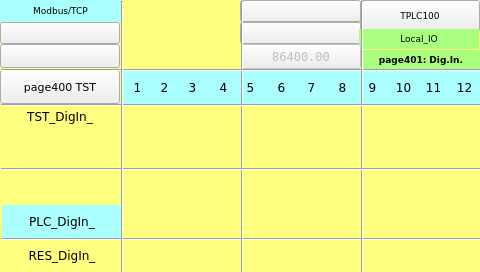
<?xml version="1.0" encoding="UTF-8"?>
<ui version="4.0">
<class>page401</class>
<widget class="QWidget" name="page401">
<property name="geometry">
<rect>
<x>0</x>
<y>0</y>
<width>480</width>
<height>272</height>
</rect>
</property>
<property name="minimumSize">
<size>
<width>480</width>
<height>272</height>
</size>
</property>
<property name="maximumSize">
<size>
<width>480</width>
<height>272</height>
</size>
</property>
<property name="windowTitle">
<string>page401</string>
</property>
<property name="styleSheet">
<string notr="true">QWidget#page401
{
background-color: rgb(255, 255, 127);
}</string>
</property>
<widget class="ATCMled" name="atcmLed_PLC_DigOut_19">
<property name="geometry">
<rect>
<x>210</x>
<y>240</y>
<width>31</width>
<height>34</height>
</rect>
</property>
<property name="toolTip">
<string>RES_DigIn_4</string>
</property>
<property name="whatsThis">
<string>ATCMled widget</string>
</property>
<property name="variable">
<string>RES_DigIn_4</string>
</property>
<property name="refresh">
<number>500</number>
</property>
<property name="viewStatus">
<bool>false</bool>
</property>
<property name="visibilityVar">
<string>TST_DigIn_4</string>
</property>
<property name="onIcon">
<iconset>
<normaloff>:/on.png</normaloff>:/on.png</iconset>
</property>
<property name="offIcon">
<iconset>
<normaloff>:/off.png</normaloff>:/off.png</iconset>
</property>
<property name="font">
 <font>
  <family>DejaVu Sans</family>
  <pointsize>8</pointsize>
 </font>
</property>
</widget>
<widget class="QLabel" name="label_PLC_DigIn_1">
<property name="geometry">
<rect>
<x>122</x>
<y>70</y>
<width>31</width>
<height>34</height>
</rect>
</property>
<property name="font">
<font>
<family>DejaVu Sans</family>
  <pointsize>9</pointsize>
</font>
</property>
<property name="styleSheet">
<string notr="true">background-color: rgb(170, 255, 255);</string>
</property>
<property name="text">
<string>1</string>
</property>
<property name="alignment">
<set>Qt::AlignCenter</set>
</property>
</widget>
<widget class="ATCMled" name="atcmLed_PLC_DigIn_2">
<property name="geometry">
<rect>
<x>148</x>
<y>102</y>
<width>31</width>
<height>34</height>
</rect>
</property>
<property name="toolTip">
<string>TST_DigIn_2</string>
</property>
<property name="whatsThis">
<string>ATCMled widget</string>
</property>
<property name="variable">
<string>TST_DigIn_2</string>
</property>
<property name="refresh">
<number>500</number>
</property>
<property name="viewStatus">
<bool>false</bool>
</property>
<property name="visibilityVar">
<string/>
</property>
<property name="onIcon">
<iconset>
<normaloff>:/on.png</normaloff>:/on.png</iconset>
</property>
<property name="offIcon">
<iconset>
<normaloff>:/off.png</normaloff>:/off.png</iconset>
</property>
<property name="font">
 <font>
  <family>DejaVu Sans</family>
  <pointsize>8</pointsize>
 </font>
</property>
</widget>
<widget class="QLabel" name="label_PLC_DigIn_13">
<property name="geometry">
<rect>
<x>0</x>
<y>100</y>
<width>120</width>
<height>33</height>
</rect>
</property>
<property name="font">
<font>
<family>DejaVu Sans</family>
  <pointsize>9</pointsize>
</font>
</property>
<property name="styleSheet">
<string notr="true">background-color: rgb(255, 255, 127);</string>
</property>
<property name="text">
<string>TST_DigIn_</string>
</property>
<property name="alignment">
<set>Qt::AlignCenter</set>
</property>
</widget>
<widget class="ATCMled" name="atcmLed_PLC_DigIn_20">
<property name="geometry">
<rect>
<x>180</x>
<y>207</y>
<width>31</width>
<height>34</height>
</rect>
</property>
<property name="toolTip">
<string>PLC_DigIn_3</string>
</property>
<property name="whatsThis">
<string>ATCMled widget</string>
</property>
<property name="variable">
<string>PLC_DigIn_3</string>
</property>
<property name="refresh">
<number>500</number>
</property>
<property name="viewStatus">
<bool>false</bool>
</property>
<property name="visibilityVar">
<string>TST_DigIn_3</string>
</property>
<property name="onIcon">
<iconset>
<normaloff>:/on.png</normaloff>:/on.png</iconset>
</property>
<property name="offIcon">
<iconset>
<normaloff>:/off.png</normaloff>:/off.png</iconset>
</property>
<property name="font">
 <font>
  <family>DejaVu Sans</family>
  <pointsize>8</pointsize>
 </font>
</property>
</widget>
<widget class="QLabel" name="label_PLC_DigIn_9">
<property name="geometry">
<rect>
<x>357</x>
<y>70</y>
<width>31</width>
<height>34</height>
</rect>
</property>
<property name="font">
<font>
<family>DejaVu Sans</family>
  <pointsize>9</pointsize>
</font>
</property>
<property name="styleSheet">
<string notr="true">background-color: rgb(170, 255, 255);</string>
</property>
<property name="text">
<string>9</string>
</property>
<property name="alignment">
<set>Qt::AlignCenter</set>
</property>
</widget>
<widget class="QLabel" name="label_PLC_DigIn_6">
<property name="geometry">
<rect>
<x>266</x>
<y>70</y>
<width>31</width>
<height>34</height>
</rect>
</property>
<property name="font">
<font>
<family>DejaVu Sans</family>
  <pointsize>9</pointsize>
</font>
</property>
<property name="styleSheet">
<string notr="true">background-color: rgb(170, 255, 255);</string>
</property>
<property name="text">
<string>6</string>
</property>
<property name="alignment">
<set>Qt::AlignCenter</set>
</property>
</widget>
<widget class="QLabel" name="label_PLC_DigIn_8">
<property name="geometry">
<rect>
<x>327</x>
<y>70</y>
<width>31</width>
<height>34</height>
</rect>
</property>
<property name="font">
<font>
<family>DejaVu Sans</family>
  <pointsize>9</pointsize>
</font>
</property>
<property name="styleSheet">
<string notr="true">background-color: rgb(170, 255, 255);</string>
</property>
<property name="text">
<string>8</string>
</property>
<property name="alignment">
<set>Qt::AlignCenter</set>
</property>
</widget>
<widget class="QLabel" name="label_PLC_DigIn_15">
<property name="geometry">
<rect>
<x>2</x>
<y>205</y>
<width>120</width>
<height>33</height>
</rect>
</property>
<property name="font">
<font>
<family>DejaVu Sans</family>
  <pointsize>9</pointsize>
</font>
</property>
<property name="styleSheet">
<string notr="true">background-color: rgb(170, 255, 255);</string>
</property>
<property name="text">
<string>PLC_DigIn_</string>
</property>
<property name="alignment">
<set>Qt::AlignCenter</set>
</property>
</widget>
<widget class="ATCMled" name="atcmLed_PLC_DigIn_4">
<property name="geometry">
<rect>
<x>208</x>
<y>102</y>
<width>31</width>
<height>34</height>
</rect>
</property>
<property name="toolTip">
<string>TST_DigIn_4</string>
</property>
<property name="whatsThis">
<string>ATCMled widget</string>
</property>
<property name="variable">
<string>TST_DigIn_4</string>
</property>
<property name="refresh">
<number>500</number>
</property>
<property name="viewStatus">
<bool>false</bool>
</property>
<property name="visibilityVar">
<string/>
</property>
<property name="onIcon">
<iconset>
<normaloff>:/on.png</normaloff>:/on.png</iconset>
</property>
<property name="offIcon">
<iconset>
<normaloff>:/off.png</normaloff>:/off.png</iconset>
</property>
<property name="font">
 <font>
  <family>DejaVu Sans</family>
  <pointsize>8</pointsize>
 </font>
</property>
</widget>
<widget class="ATCMled" name="atcmLed_PLC_DigOut_18">
<property name="geometry">
<rect>
<x>180</x>
<y>240</y>
<width>31</width>
<height>34</height>
</rect>
</property>
<property name="toolTip">
<string>RES_DigIn_3</string>
</property>
<property name="whatsThis">
<string>ATCMled widget</string>
</property>
<property name="variable">
<string>RES_DigIn_3</string>
</property>
<property name="refresh">
<number>500</number>
</property>
<property name="viewStatus">
<bool>false</bool>
</property>
<property name="visibilityVar">
<string>TST_DigIn_3</string>
</property>
<property name="onIcon">
<iconset>
<normaloff>:/on.png</normaloff>:/on.png</iconset>
</property>
<property name="offIcon">
<iconset>
<normaloff>:/off.png</normaloff>:/off.png</iconset>
</property>
<property name="font">
 <font>
  <family>DejaVu Sans</family>
  <pointsize>8</pointsize>
 </font>
</property>
</widget>
<widget class="QLabel" name="label_PLC_DigIn_3">
<property name="geometry">
<rect>
<x>177</x>
<y>70</y>
<width>31</width>
<height>34</height>
</rect>
</property>
<property name="font">
<font>
<family>DejaVu Sans</family>
  <pointsize>9</pointsize>
</font>
</property>
<property name="styleSheet">
<string notr="true">background-color: rgb(170, 255, 255);</string>
</property>
<property name="text">
<string>3</string>
</property>
<property name="alignment">
<set>Qt::AlignCenter</set>
</property>
</widget>
<widget class="ATCMled" name="atcmLed_PLC_DigIn_17">
<property name="geometry">
<rect>
<x>210</x>
<y>207</y>
<width>31</width>
<height>34</height>
</rect>
</property>
<property name="toolTip">
<string>PLC_DigIn_4</string>
</property>
<property name="whatsThis">
<string>ATCMled widget</string>
</property>
<property name="variable">
<string>PLC_DigIn_4</string>
</property>
<property name="refresh">
<number>500</number>
</property>
<property name="viewStatus">
<bool>false</bool>
</property>
<property name="visibilityVar">
<string>TST_DigIn_4</string>
</property>
<property name="onIcon">
<iconset>
<normaloff>:/on.png</normaloff>:/on.png</iconset>
</property>
<property name="offIcon">
<iconset>
<normaloff>:/off.png</normaloff>:/off.png</iconset>
</property>
<property name="font">
 <font>
  <family>DejaVu Sans</family>
  <pointsize>8</pointsize>
 </font>
</property>
</widget>
<widget class="QLabel" name="label_PLC_DigIn_2">
<property name="geometry">
<rect>
<x>149</x>
<y>70</y>
<width>31</width>
<height>34</height>
</rect>
</property>
<property name="font">
<font>
<family>DejaVu Sans</family>
  <pointsize>9</pointsize>
</font>
</property>
<property name="styleSheet">
<string notr="true">background-color: rgb(170, 255, 255);</string>
</property>
<property name="text">
<string>2</string>
</property>
<property name="alignment">
<set>Qt::AlignCenter</set>
</property>
</widget>
<widget class="ATCMled" name="atcmLed_PLC_DigIn_3">
<property name="geometry">
<rect>
<x>178</x>
<y>102</y>
<width>31</width>
<height>34</height>
</rect>
</property>
<property name="toolTip">
<string>TST_DigIn_3</string>
</property>
<property name="whatsThis">
<string>ATCMled widget</string>
</property>
<property name="variable">
<string>TST_DigIn_3</string>
</property>
<property name="refresh">
<number>500</number>
</property>
<property name="viewStatus">
<bool>false</bool>
</property>
<property name="visibilityVar">
<string/>
</property>
<property name="onIcon">
<iconset>
<normaloff>:/on.png</normaloff>:/on.png</iconset>
</property>
<property name="offIcon">
<iconset>
<normaloff>:/off.png</normaloff>:/off.png</iconset>
</property>
<property name="font">
 <font>
  <family>DejaVu Sans</family>
  <pointsize>8</pointsize>
 </font>
</property>
</widget>
<widget class="QLabel" name="label_PLC_DigIn_16">
<property name="geometry">
<rect>
<x>2</x>
<y>239</y>
<width>120</width>
<height>33</height>
</rect>
</property>
<property name="font">
<font>
<family>DejaVu Sans</family>
  <pointsize>9</pointsize>
<weight>50</weight>
<bold>false</bold>
</font>
</property>
<property name="styleSheet">
<string notr="true">background-color: rgb(255, 255, 127);</string>
</property>
<property name="text">
<string>RES_DigIn_</string>
</property>
<property name="alignment">
<set>Qt::AlignCenter</set>
</property>
</widget>
<widget class="ATCMled" name="atcmLed_PLC_DigIn_19">
<property name="geometry">
<rect>
<x>150</x>
<y>207</y>
<width>31</width>
<height>34</height>
</rect>
</property>
<property name="toolTip">
<string>PLC_DigIn_2</string>
</property>
<property name="whatsThis">
<string>ATCMled widget</string>
</property>
<property name="variable">
<string>PLC_DigIn_2</string>
</property>
<property name="refresh">
<number>500</number>
</property>
<property name="viewStatus">
<bool>false</bool>
</property>
<property name="visibilityVar">
<string>TST_DigIn_2</string>
</property>
<property name="onIcon">
<iconset>
<normaloff>:/on.png</normaloff>:/on.png</iconset>
</property>
<property name="offIcon">
<iconset>
<normaloff>:/off.png</normaloff>:/off.png</iconset>
</property>
<property name="font">
 <font>
  <family>DejaVu Sans</family>
  <pointsize>8</pointsize>
 </font>
</property>
</widget>
<widget class="ATCMled" name="atcmLed_PLC_DigOut_13">
<property name="geometry">
<rect>
<x>120</x>
<y>240</y>
<width>31</width>
<height>34</height>
</rect>
</property>
<property name="toolTip">
<string>RES_DigIn_1</string>
</property>
<property name="whatsThis">
<string>ATCMled widget</string>
</property>
<property name="variable">
<string>RES_DigIn_1</string>
</property>
<property name="refresh">
<number>500</number>
</property>
<property name="viewStatus">
<bool>false</bool>
</property>
<property name="visibilityVar">
<string>TST_DigIn_1</string>
</property>
<property name="onIcon">
<iconset>
<normaloff>:/on.png</normaloff>:/on.png</iconset>
</property>
<property name="offIcon">
<iconset>
<normaloff>:/off.png</normaloff>:/off.png</iconset>
</property>
<property name="font">
 <font>
  <family>DejaVu Sans</family>
  <pointsize>8</pointsize>
 </font>
</property>
</widget>
<widget class="QLabel" name="label_PLC_DigIn_4">
<property name="geometry">
<rect>
<x>208</x>
<y>70</y>
<width>31</width>
<height>34</height>
</rect>
</property>
<property name="font">
<font>
<family>DejaVu Sans</family>
  <pointsize>9</pointsize>
</font>
</property>
<property name="styleSheet">
<string notr="true">background-color: rgb(170, 255, 255);</string>
</property>
<property name="text">
<string>4</string>
</property>
<property name="alignment">
<set>Qt::AlignCenter</set>
</property>
</widget>
<widget class="QLabel" name="label_PLC_DigIn_7">
<property name="geometry">
<rect>
<x>296</x>
<y>70</y>
<width>31</width>
<height>34</height>
</rect>
</property>
<property name="font">
<font>
<family>DejaVu Sans</family>
  <pointsize>9</pointsize>
</font>
</property>
<property name="styleSheet">
<string notr="true">background-color: rgb(170, 255, 255);</string>
</property>
<property name="text">
<string>7</string>
</property>
<property name="alignment">
<set>Qt::AlignCenter</set>
</property>
</widget>
<widget class="ATCMled" name="atcmLed_PLC_DigIn_1">
<property name="geometry">
<rect>
<x>118</x>
<y>102</y>
<width>31</width>
<height>34</height>
</rect>
</property>
<property name="toolTip">
<string>TST_DigIn_1</string>
</property>
<property name="whatsThis">
<string>ATCMled widget</string>
</property>
<property name="variable">
<string>TST_DigIn_1</string>
</property>
<property name="refresh">
<number>500</number>
</property>
<property name="viewStatus">
<bool>false</bool>
</property>
<property name="visibilityVar">
<string/>
</property>
<property name="onIcon">
<iconset>
<normaloff>:/on.png</normaloff>:/on.png</iconset>
</property>
<property name="offIcon">
<iconset>
<normaloff>:/off.png</normaloff>:/off.png</iconset>
</property>
<property name="font">
 <font>
  <family>DejaVu Sans</family>
  <pointsize>8</pointsize>
 </font>
</property>
</widget>
<widget class="ATCMled" name="atcmLed_PLC_DigOut_15">
<property name="geometry">
<rect>
<x>150</x>
<y>240</y>
<width>31</width>
<height>34</height>
</rect>
</property>
<property name="toolTip">
<string>RES_DigIn_2</string>
</property>
<property name="whatsThis">
<string>ATCMled widget</string>
</property>
<property name="variable">
<string>RES_DigIn_2</string>
</property>
<property name="refresh">
<number>500</number>
</property>
<property name="viewStatus">
<bool>false</bool>
</property>
<property name="visibilityVar">
<string>TST_DigIn_2</string>
</property>
<property name="onIcon">
<iconset>
<normaloff>:/on.png</normaloff>:/on.png</iconset>
</property>
<property name="offIcon">
<iconset>
<normaloff>:/off.png</normaloff>:/off.png</iconset>
</property>
<property name="font">
 <font>
  <family>DejaVu Sans</family>
  <pointsize>8</pointsize>
 </font>
</property>
</widget>
<widget class="QLabel" name="label_PLC_DigIn_5">
<property name="geometry">
<rect>
<x>235</x>
<y>70</y>
<width>31</width>
<height>34</height>
</rect>
</property>
<property name="font">
<font>
<family>DejaVu Sans</family>
  <pointsize>9</pointsize>
</font>
</property>
<property name="styleSheet">
<string notr="true">background-color: rgb(170, 255, 255);</string>
</property>
<property name="text">
<string>5</string>
</property>
<property name="alignment">
<set>Qt::AlignCenter</set>
</property>
</widget>
<widget class="QLabel" name="label_PLC_DigIn_11">
<property name="geometry">
<rect>
<x>418</x>
<y>70</y>
<width>31</width>
<height>34</height>
</rect>
</property>
<property name="font">
<font>
<family>DejaVu Sans</family>
  <pointsize>9</pointsize>
</font>
</property>
<property name="styleSheet">
<string notr="true">background-color: rgb(170, 255, 255);</string>
</property>
<property name="text">
<string>11</string>
</property>
<property name="alignment">
<set>Qt::AlignCenter</set>
</property>
</widget>
<widget class="QLabel" name="label_PLC_DigIn_12">
<property name="geometry">
<rect>
<x>449</x>
<y>70</y>
<width>31</width>
<height>34</height>
</rect>
</property>
<property name="font">
<font>
<family>DejaVu Sans</family>
  <pointsize>9</pointsize>
</font>
</property>
<property name="styleSheet">
<string notr="true">background-color: rgb(170, 255, 255);</string>
</property>
<property name="text">
<string>12</string>
</property>
<property name="alignment">
<set>Qt::AlignCenter</set>
</property>
</widget>
<widget class="QLabel" name="label_PLC_DigIn_10">
<property name="geometry">
<rect>
<x>388</x>
<y>70</y>
<width>31</width>
<height>34</height>
</rect>
</property>
<property name="font">
<font>
<family>DejaVu Sans</family>
  <pointsize>9</pointsize>
</font>
</property>
<property name="styleSheet">
<string notr="true">background-color: rgb(170, 255, 255);</string>
</property>
<property name="text">
<string>10</string>
</property>
<property name="alignment">
<set>Qt::AlignCenter</set>
</property>
</widget>
<widget class="ATCMled" name="atcmLed_PLC_DigIn_16">
<property name="geometry">
<rect>
<x>120</x>
<y>207</y>
<width>31</width>
<height>34</height>
</rect>
</property>
<property name="toolTip">
<string>PLC_DigIn_1</string>
</property>
<property name="whatsThis">
<string>ATCMled widget</string>
</property>
<property name="variable">
<string>PLC_DigIn_1</string>
</property>
<property name="refresh">
<number>500</number>
</property>
<property name="viewStatus">
<bool>false</bool>
</property>
<property name="visibilityVar">
<string>TST_DigIn_1</string>
</property>
<property name="onIcon">
<iconset>
<normaloff>:/on.png</normaloff>:/on.png</iconset>
</property>
<property name="offIcon">
<iconset>
<normaloff>:/off.png</normaloff>:/off.png</iconset>
</property>
<property name="font">
 <font>
  <family>DejaVu Sans</family>
  <pointsize>8</pointsize>
 </font>
</property>
</widget>
<widget class="Line" name="line_hr_2">
<property name="geometry">
<rect>
<x>1</x>
<y>168</y>
<width>481</width>
<height>3</height>
</rect>
</property>
<property name="orientation">
<enum>Qt::Horizontal</enum>
</property>
<property name="font">
 <font>
  <family>DejaVu Sans</family>
  <pointsize>8</pointsize>
 </font>
</property>
</widget>
<widget class="ATCMbutton" name="atcmButton_5">
<property name="geometry">
<rect>
<x>360</x>
<y>0</y>
<width>120</width>
<height>32</height>
</rect>
</property>
<property name="font">
<font>
<family>DejaVu Sans</family>
  <pointsize>7</pointsize>
<weight>50</weight>
<bold>false</bold>
</font>
</property>
<property name="toolTip">
<string/>
</property>
<property name="whatsThis">
<string>ATCMbutton widget</string>
</property>
<property name="pageName">
<string>menu</string>
</property>
<property name="statusvar">
<string/>
</property>
<property name="viewStatus">
<bool>false</bool>
</property>
<property name="refresh">
<number>200</number>
</property>
<property name="visibilityVar">
<string/>
</property>
<property name="bgColor">
<color>
<red>85</red>
<green>255</green>
<blue>255</blue>
</color>
</property>
<property name="borderColor">
<color>
<red>220</red>
<green>220</green>
<blue>220</blue>
</color>
</property>
<property name="text">
<string>TPLC100</string>
</property>
<property name="pressText">
<string>TPLC100</string>
</property>
<property name="borderWidth">
<number>2</number>
</property>
<property name="borderRadius">
<number>0</number>
</property>
<property name="apparence">
<enum>QFrame::Raised</enum>
</property>
</widget>
<widget class="Line" name="line_hr_1">
<property name="geometry">
<rect>
<x>1</x>
<y>69</y>
<width>481</width>
<height>3</height>
</rect>
</property>
<property name="orientation">
<enum>Qt::Horizontal</enum>
</property>
<property name="font">
 <font>
  <family>DejaVu Sans</family>
  <pointsize>8</pointsize>
 </font>
</property>
</widget>
<widget class="Line" name="line_vt_4">
<property name="geometry">
<rect>
<x>361</x>
<y>1</y>
<width>3</width>
<height>272</height>
</rect>
</property>
<property name="orientation">
<enum>Qt::Vertical</enum>
</property>
<property name="font">
 <font>
  <family>DejaVu Sans</family>
  <pointsize>8</pointsize>
 </font>
</property>
</widget>
<widget class="ATCMtime" name="atcmTime_2">
<property name="geometry">
<rect>
<x>240</x>
<y>22</y>
<width>121</width>
<height>22</height>
</rect>
</property>
<property name="font">
<font>
<family>DejaVu Sans Mono</family>
  <pointsize>8</pointsize>
</font>
</property>
<property name="toolTip">
<string>ATCM QTime</string>
</property>
<property name="whatsThis">
<string>ATCMtime widget</string>
</property>
<property name="bgColor">
<color>
<red>170</red>
<green>255</green>
<blue>127</blue>
</color>
</property>
<property name="borderWidth">
<number>0</number>
</property>
<property name="borderRadius">
<number>0</number>
</property>
</widget>
<widget class="Line" name="line_hr_4">
<property name="geometry">
<rect>
<x>1</x>
<y>104</y>
<width>481</width>
<height>3</height>
</rect>
</property>
<property name="orientation">
<enum>Qt::Horizontal</enum>
</property>
<property name="font">
 <font>
  <family>DejaVu Sans</family>
  <pointsize>8</pointsize>
 </font>
</property>
</widget>
<widget class="QLabel" name="label_Page">
<property name="geometry">
<rect>
<x>361</x>
<y>50</y>
<width>120</width>
<height>20</height>
</rect>
</property>
<property name="font">
<font>
<family>DejaVu Sans</family>
  <pointsize>7</pointsize>
<weight>75</weight>
<bold>true</bold>
</font>
</property>
<property name="styleSheet">
<string notr="true">background-color: rgb(170, 255, 127);</string>
</property>
<property name="text">
<string>page401: Dig.In.</string>
</property>
<property name="alignment">
<set>Qt::AlignCenter</set>
</property>
</widget>
<widget class="QLabel" name="label_18">
<property name="geometry">
<rect>
<x>359</x>
<y>29</y>
<width>120</width>
<height>20</height>
</rect>
</property>
<property name="font">
<font>
<family>DejaVu Sans</family>
  <pointsize>7</pointsize>
</font>
</property>
<property name="styleSheet">
<string notr="true">background-color: rgb(170, 255, 127);</string>
</property>
<property name="text">
<string>Local_IO</string>
</property>
<property name="alignment">
<set>Qt::AlignCenter</set>
</property>
</widget>
<widget class="ATCMdate" name="atcmDate">
<property name="geometry">
<rect>
<x>240</x>
<y>0</y>
<width>121</width>
<height>22</height>
</rect>
</property>
<property name="font">
<font>
<family>DejaVu Sans Mono</family>
  <pointsize>8</pointsize>
</font>
</property>
<property name="toolTip">
<string>ATCM QDate</string>
</property>
<property name="whatsThis">
<string>ATCMdate widget</string>
</property>
<property name="bgColor">
<color>
<red>170</red>
<green>255</green>
<blue>127</blue>
</color>
</property>
<property name="borderWidth">
<number>0</number>
</property>
<property name="borderRadius">
<number>0</number>
</property>
<property name="format">
<enum>ATCMdate::YYYY_MM_DD</enum>
</property>
</widget>
<widget class="Line" name="line_hr_3">
<property name="geometry">
<rect>
<x>1</x>
<y>238</y>
<width>481</width>
<height>3</height>
</rect>
</property>
<property name="orientation">
<enum>Qt::Horizontal</enum>
</property>
<property name="font">
 <font>
  <family>DejaVu Sans</family>
  <pointsize>8</pointsize>
 </font>
</property>
</widget>
<widget class="Line" name="line_vt_2">
<property name="geometry">
<rect>
<x>241</x>
<y>1</y>
<width>3</width>
<height>272</height>
</rect>
</property>
<property name="orientation">
<enum>Qt::Vertical</enum>
</property>
<property name="font">
 <font>
  <family>DejaVu Sans</family>
  <pointsize>8</pointsize>
 </font>
</property>
</widget>
<widget class="Line" name="line_vt_1">
<property name="geometry">
<rect>
<x>121</x>
<y>1</y>
<width>3</width>
<height>272</height>
</rect>
</property>
<property name="orientation">
<enum>Qt::Vertical</enum>
</property>
<property name="font">
 <font>
  <family>DejaVu Sans</family>
  <pointsize>8</pointsize>
 </font>
</property>
</widget>
<widget class="ATCMbutton" name="atcmButton_page402_2">
<property name="geometry">
<rect>
<x>0</x>
<y>70</y>
<width>120</width>
<height>34</height>
</rect>
</property>
<property name="toolTip">
<string/>
</property>
<property name="whatsThis">
<string>ATCMbutton widget</string>
</property>
<property name="pageName">
<string>page400</string>
</property>
<property name="statusvar">
<string/>
</property>
<property name="viewStatus">
<bool>false</bool>
</property>
<property name="visibilityVar">
<string/>
</property>
<property name="bgColor">
<color>
<red>170</red>
<green>255</green>
<blue>255</blue>
</color>
</property>
<property name="text">
<string>page400 TST</string>
</property>
<property name="pressText">
<string>page400 TST</string>
</property>
<property name="borderWidth">
<number>0</number>
</property>
<property name="borderRadius">
<number>0</number>
</property>
<property name="apparence">
<enum>QFrame::Raised</enum>
</property>
<property name="font">
 <font>
  <family>DejaVu Sans</family>
  <pointsize>8</pointsize>
 </font>
</property>
</widget>
<widget class="ATCMlabel" name="atcmLabel_PLC_time">
<property name="enabled">
<bool>false</bool>
</property>
<property name="geometry">
<rect>
<x>241</x>
<y>44</y>
<width>120</width>
<height>25</height>
</rect>
</property>
<property name="font">
<font>
<family>DejaVu Sans Mono</family>
  <pointsize>9</pointsize>
</font>
</property>
<property name="text">
<string>86400.00</string>
</property>
<property name="toolTip">
<string>PLC_time</string>
</property>
<property name="whatsThis">
<string>ATCMlabel widget</string>
</property>
<property name="variable">
<string>PLC_time</string>
</property>
<property name="refresh">
<number>500</number>
</property>
<property name="max">
<string>0</string>
</property>
<property name="min">
<string>0</string>
</property>
<property name="viewStatus">
<bool>false</bool>
</property>
<property name="visibilityVar">
<string/>
</property>
<property name="bgColor">
<color>
<red>170</red>
<green>255</green>
<blue>127</blue>
</color>
</property>
<property name="fontColor">
<color>
<red>0</red>
<green>0</green>
<blue>0</blue>
</color>
</property>
<property name="borderWidth">
<number>0</number>
</property>
<property name="borderRadius">
<number>0</number>
</property>
</widget>
<widget class="ATCMlabel" name="atcmLabel">
<property name="geometry">
<rect>
<x>0</x>
<y>22</y>
<width>120</width>
<height>22</height>
</rect>
</property>
<property name="font">
<font>
<family>DejaVu Sans</family>
  <pointsize>9</pointsize>
</font>
</property>
<property name="toolTip">
<string>TEST_COMMAND</string>
</property>
<property name="whatsThis">
<string>ATCMlabel widget</string>
</property>
<property name="variable">
<string>TEST_COMMAND</string>
</property>
<property name="refresh">
<number>500</number>
</property>
<property name="max">
<string>0</string>
</property>
<property name="min">
<string>0</string>
</property>
<property name="viewStatus">
<bool>false</bool>
</property>
<property name="visibilityVar">
<string/>
</property>
<property name="bgColor">
<color>
<red>170</red>
<green>255</green>
<blue>127</blue>
</color>
</property>
<property name="borderWidth">
<number>1</number>
</property>
<property name="borderRadius">
<number>0</number>
</property>
<property name="format">
<enum>ATCMlabel::Hex</enum>
</property>
</widget>
<widget class="QLabel" name="label_Start_3">
<property name="geometry">
<rect>
<x>0</x>
<y>0</y>
<width>121</width>
<height>22</height>
</rect>
</property>
<property name="font">
<font>
<family>DejaVu Sans</family>
  <pointsize>7</pointsize>
</font>
</property>
<property name="styleSheet">
<string notr="true">background-color: rgb(170, 255, 255);</string>
</property>
<property name="text">
<string>Modbus/TCP</string>
</property>
<property name="alignment">
<set>Qt::AlignCenter</set>
</property>
</widget>
<widget class="ATCMlabel" name="atcmLabel_2">
<property name="geometry">
<rect>
<x>0</x>
<y>44</y>
<width>120</width>
<height>24</height>
</rect>
</property>
<property name="font">
<font>
<family>DejaVu Sans</family>
  <pointsize>9</pointsize>
</font>
</property>
<property name="toolTip">
<string>TEST_STATUS</string>
</property>
<property name="whatsThis">
<string>ATCMlabel widget</string>
</property>
<property name="variable">
<string>TEST_STATUS</string>
</property>
<property name="refresh">
<number>500</number>
</property>
<property name="max">
<string>0</string>
</property>
<property name="min">
<string>0</string>
</property>
<property name="viewStatus">
<bool>false</bool>
</property>
<property name="visibilityVar">
<string/>
</property>
<property name="bgColor">
<color>
<red>255</red>
<green>255</green>
<blue>127</blue>
</color>
</property>
<property name="borderWidth">
<number>1</number>
</property>
<property name="borderRadius">
<number>0</number>
</property>
<property name="format">
<enum>ATCMlabel::Hex</enum>
</property>
</widget>
<zorder>atcmLed_PLC_DigOut_19</zorder>
<zorder>label_PLC_DigIn_1</zorder>
<zorder>atcmLed_PLC_DigIn_2</zorder>
<zorder>label_PLC_DigIn_13</zorder>
<zorder>atcmLed_PLC_DigIn_20</zorder>
<zorder>label_PLC_DigIn_9</zorder>
<zorder>label_PLC_DigIn_6</zorder>
<zorder>label_PLC_DigIn_8</zorder>
<zorder>label_PLC_DigIn_15</zorder>
<zorder>atcmLed_PLC_DigIn_4</zorder>
<zorder>atcmLed_PLC_DigOut_18</zorder>
<zorder>label_PLC_DigIn_3</zorder>
<zorder>atcmLed_PLC_DigIn_17</zorder>
<zorder>label_PLC_DigIn_2</zorder>
<zorder>atcmLed_PLC_DigIn_3</zorder>
<zorder>label_PLC_DigIn_16</zorder>
<zorder>atcmLed_PLC_DigIn_19</zorder>
<zorder>atcmLed_PLC_DigOut_13</zorder>
<zorder>label_PLC_DigIn_4</zorder>
<zorder>label_PLC_DigIn_7</zorder>
<zorder>atcmLed_PLC_DigIn_1</zorder>
<zorder>atcmLed_PLC_DigOut_15</zorder>
<zorder>label_PLC_DigIn_5</zorder>
<zorder>label_PLC_DigIn_11</zorder>
<zorder>label_PLC_DigIn_12</zorder>
<zorder>label_PLC_DigIn_10</zorder>
<zorder>atcmLed_PLC_DigIn_16</zorder>
<zorder>atcmButton_5</zorder>
<zorder>atcmTime_2</zorder>
<zorder>label_Page</zorder>
<zorder>label_18</zorder>
<zorder>atcmDate</zorder>
<zorder>atcmButton_page402_2</zorder>
<zorder>atcmLabel_PLC_time</zorder>
<zorder>line_hr_3</zorder>
<zorder>line_vt_2</zorder>
<zorder>line_hr_1</zorder>
<zorder>line_vt_4</zorder>
<zorder>line_hr_4</zorder>
<zorder>line_hr_2</zorder>
<zorder>line_vt_1</zorder>
<zorder>atcmLabel</zorder>
<zorder>label_Start_3</zorder>
<zorder>atcmLabel_2</zorder>
</widget>
<customwidgets>
<customwidget>
<class>ATCMbutton</class>
<extends>QPushButton</extends>
<header>atcmplugin.h</header>
</customwidget>
<customwidget>
<class>ATCMdate</class>
<extends>QPushButton</extends>
<header>atcmplugin.h</header>
</customwidget>
<customwidget>
<class>ATCMlabel</class>
<extends>QPushButton</extends>
<header>atcmplugin.h</header>
</customwidget>
<customwidget>
<class>ATCMled</class>
<extends>QLabel</extends>
<header>atcmplugin.h</header>
</customwidget>
<customwidget>
<class>ATCMtime</class>
<extends>QPushButton</extends>
<header>atcmplugin.h</header>
</customwidget>
</customwidgets>
<resources/>
<connections>
<connection>
<sender>atcmButton_5</sender>
<signal>newPage(const char*,bool)</signal>
<receiver>page401</receiver>
<slot>goto_page(const char*,bool)</slot>
<hints>
<hint type="sourcelabel">
<x>20</x>
<y>20</y>
</hint>
<hint type="destinationlabel">
<x>20</x>
<y>20</y>
</hint>
</hints>
</connection>
<connection>
<sender>atcmButton_page402_2</sender>
<signal>newPage(const char*,bool)</signal>
<receiver>page401</receiver>
<slot>goto_page(const char*,bool)</slot>
<hints>
<hint type="sourcelabel">
<x>20</x>
<y>20</y>
</hint>
<hint type="destinationlabel">
<x>20</x>
<y>20</y>
</hint>
</hints>
</connection>
</connections>
<slots>
<slot>goto_page(const char*,bool)</slot>
</slots>
</ui>
